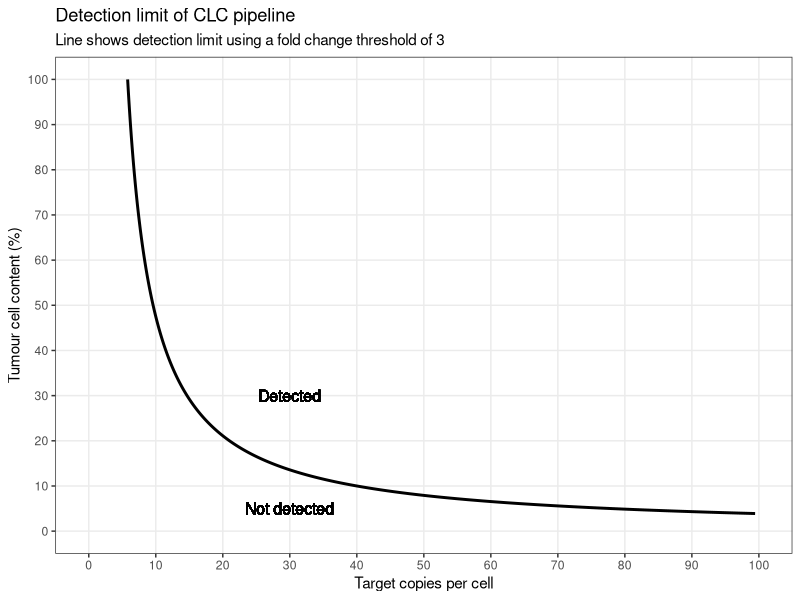
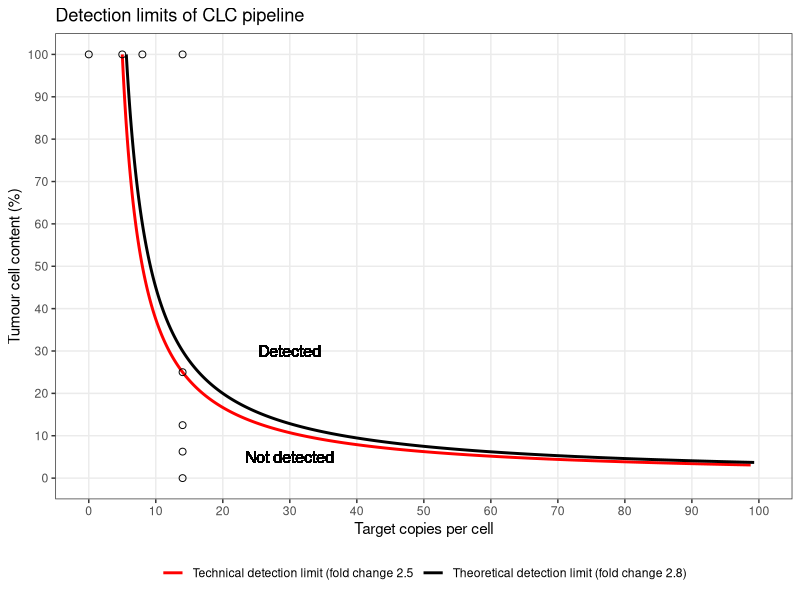
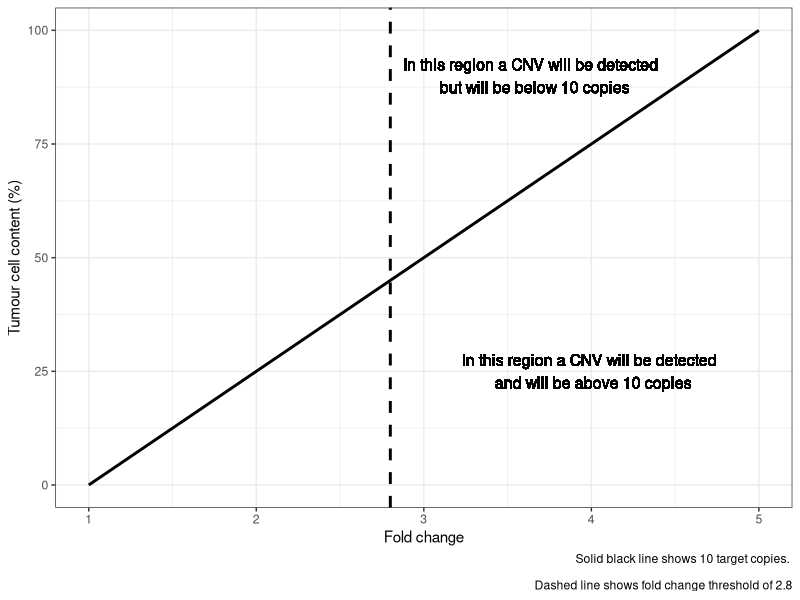

The R script that drew these images, in order:
## ---- chunk 1
#| label: libraries
#| include: FALSE

library(tidyverse)

## ---- chunk 2
#| label: calc-fold-change
#| include: TRUE

# The number of copies of a reference locus per cell (2) multiplied by 100 cells.
ref_sample_copies <- 200

calculate_fold_change <- function(tcc_percent, sample_target_copies_per_tumour_cell) {
  
  tcc_fraction <- tcc_percent / 100
  
  sample_target_copies_in_tumour_cells <- (100 * tcc_fraction) * sample_target_copies_per_tumour_cell
  
  sample_target_copies_in_normal_cells <- (100 * (1-tcc_fraction)) * 2
  
  sample_total_target_copies <- sample_target_copies_in_tumour_cells + sample_target_copies_in_normal_cells
  
  fold_change <- sample_total_target_copies / ref_sample_copies
  
  return(fold_change)
  
}

calculate_fold_change(50, 10)

## ---- chunk 3
#| label: calc-target-copies
#| include: TRUE

calculate_target_copies <- function(fold_change, tcc_percent) {
  
  tcc_fraction <- tcc_percent / 100
  
  sample_total_target_copies <- fold_change * ref_sample_copies

  sample_target_copies_in_tumour_cells <- sample_total_target_copies - ((100 * (1-tcc_fraction)) * 2)

  sample_target_copies_per_tumour_cell <- sample_target_copies_in_tumour_cells / (100 * tcc_fraction)
  
  return(sample_target_copies_per_tumour_cell)
  
}

## ---- chunk 4
#| label: draw-plot
#| echo: FALSE

df <- data.frame(tcc = seq(0, 100, by = 0.1)) |> 
  mutate(target_copies = calculate_target_copies(fold_change = 2.9,
                                                 tcc_percent = tcc))
fold_change_plot <- df |> 
  filter(target_copies <= 100) |> 
  ggplot(aes(x = target_copies, y = tcc)) +
  geom_line(linewidth = 1) +
  theme_bw() +
  labs(x = "Target copies per cell", y = "Tumour cell content (%)",
       title = "Detection limit of CLC pipeline",
       subtitle = "Line shows detection limit using a fold change threshold of 3") +
  scale_y_continuous(limits = c(0, 100), breaks = seq(0,100,10),
                     minor_breaks = FALSE) +
  scale_x_continuous(limits = c(0, 100), breaks = seq(0,100,10),
                     minor_breaks = FALSE) +
  geom_text(aes(x = 30, y = 30), size = 4, label = "Detected") +
  geom_text(aes(x = 30, y = 5), size = 4, label = "Not detected")

fold_change_plot

## ---- chunk 5
#| label: expected-fold-change
#| include: TRUE

# Expected ERBB2 copies for 100 diploid cells is 200

expected_copies <- 200

# Actual ERBB2 copies of a 25:75 mix of 14 copies:2 copies cell lines.

actual_copies <- (25*14) + (75*2)

actual_copies / expected_copies

## ---- chunk 6
#| label: technical-lod
#| echo: FALSE

lod_comparison <- data.frame(tcc = seq(0, 100, by = 0.1)) |> 
  mutate("Theoretical detection limit (fold change 2.8)" =
           calculate_target_copies(fold_change = 2.8,
                                   tcc_percent = tcc),
         "Technical detection limit (fold change 2.5" = 
           calculate_target_copies(fold_change = 2.5,
                                   tcc_percent = tcc)) |> 
  pivot_longer(cols = -tcc,
               names_to = "category",
               values_to = "target_copies")

lod_exp <- data.frame(
  target_copies = c(14, 8, 5, 0, 14, 14, 14, 14),
  tcc = c(100, 100, 100, 100, 25, 12.5, 6.25, 0))

lods_plot <- lod_comparison |> 
  filter(target_copies <= 100) |> 
  ggplot(aes(x = target_copies, y = tcc)) +
  geom_line(linewidth = 1, aes(colour = category)) +
  scale_color_manual(values = c("red", "black")) +
  theme_bw() +
  labs(x = "Target copies per cell", y = "Tumour cell content (%)",
       title = "Detection limits of CLC pipeline") +
  scale_y_continuous(limits = c(0, 100), breaks = seq(0,100,10),
                     minor_breaks = FALSE) +
  scale_x_continuous(limits = c(0, 100), breaks = seq(0,100,10),
                     minor_breaks = FALSE) +
  geom_text(aes(x = 30, y = 30), size = 4, label = "Detected") +
  geom_text(aes(x = 30, y = 5), size = 4, label = "Not detected") +
  theme(legend.position = "bottom",
        legend.title = element_blank()) +
  geom_point(data = lod_exp, pch = 21, size = 2)

lods_plot

## ---- chunk 7
#| label: ncc-range
#| echo: FALSE

df2 <- data.frame(tcc = seq(0, 100, by = 0.1)) |> 
  mutate(fold_change = calculate_fold_change(tcc_percent = tcc,
                                             sample_target_copies_per_tumour_cell = 10))
fold_change_ncc_plot <- df2 |> 
  ggplot(aes(x = fold_change, y = tcc)) +
  geom_line(linewidth = 1) +
  theme_bw() +
  labs(x = "Fold change", y = "Tumour cell content (%)",
       caption = "Solid black line shows 10 target copies. \n 
       Dashed line shows fold change threshold of 2.8") +
  geom_vline(xintercept = 2.8, linetype = "dashed",
             linewidth = 1) +
  geom_text(aes(x = 3.65, y = 90), size = 4, 
            label = "In this region a CNV will be detected \n but will be below 10 copies") +
  geom_text(aes(x = 4, y = 25), size = 4, 
            label = "In this region a CNV will be detected \n and will be above 10 copies") 

ggsave(here::here("outputs/plots/fold_change_ncc_plot.png"), 
                  plot = fold_change_ncc_plot)

